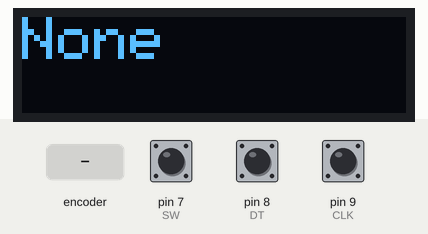
Bench run of a sketch on a simulated Arduino Uno, built with avr-gcc and run on an emulated ATmega328P. Shown: 128×32 one-colour display. The test bench sets the inputs (shaded band); at power-on: pin 7 (SW) HIGH, pin 8 (DT) HIGH, pin 9 (CLK) HIGH. The display library's start-up logo is not drawn; what the sketch prints to the serial monitor is not drawn.

Above: at 2.2 s.
2.3 s: rotary encoder on pin 9 (CLK) / pin 8 (DT) turned 3 steps (first pin leading)
At 2.37 s:
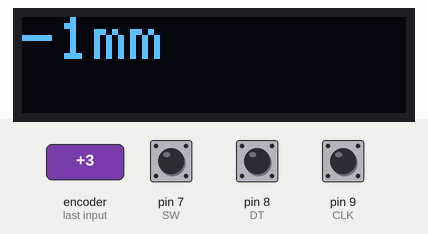
4.4 s: rotary encoder on pin 9 (CLK) / pin 8 (DT) turned 2 steps (second pin leading)
At 4.5 s:
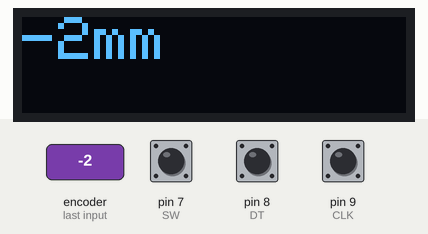
Timing chart, 0 to 7.4 s (numbered marks = the images above; inputs shaded):
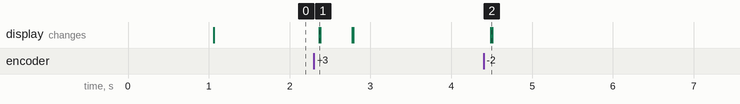

The sketch:

counter.ino
```cpp
#include <SPI.h>
#include <Wire.h>
#include <Adafruit_GFX.h>
#include <Adafruit_SSD1306.h>

// Rotary Encoder Inputs

#define CLK 9
#define DT 8
#define SW 7


Adafruit_SSD1306 display = Adafruit_SSD1306(128, 32, &Wire);

int counter = 0;
int currentStateCLK;
int lastStateCLK;
String currentDir ="";
unsigned long lastButtonPress = 0;
class WRITE {
  public:

    void printInt(int x){
      int i = x;
      display.println(String(i));
      display.display();
    }

    void clear(){
      display.clearDisplay();
      display.setCursor(0, 0);
    }

    void printStr(String x){
      String s = x;
      display.println(s);
      display.display();
    }
  private:
};

WRITE D;

void setup() {

	// Set encoder pins as inputs
	pinMode(CLK,INPUT);
	pinMode(DT,INPUT);
	pinMode(SW, INPUT_PULLUP);

	// Setup Serial Monitor
	Serial.begin(9600);
  Serial.println("OLED intialized");
  display.begin(SSD1306_SWITCHCAPVCC, 0x3C); // Address 0x3C for 128x32

  display.display();
  delay(1000);

  // Clear the buffer.
  D.clear();

  display.setTextSize(2);
  display.setTextColor(WHITE);

	// Read the initial state of CLK
	lastStateCLK = digitalRead(CLK);
}

void loop() {

	// Read the current state of CLK
	currentStateCLK = digitalRead(CLK);

	// If last and current state of CLK are different, then pulse occurred
	// React to only 1 state change to avoid double count
	if (currentStateCLK != lastStateCLK  && currentStateCLK == 1){

		// If the DT state is different than the CLK state then
		// the encoder is rotating CCW so decrement
		if (digitalRead(DT) != currentStateCLK) {
			counter --;
			currentDir ="CCW";
		} else {
			// Encoder is rotating CW so increment
			counter ++;
			currentDir ="CW";
		}

    D.clear();

		Serial.print("Direction: ");
		Serial.print(currentDir);
		Serial.print(" | Counter: ");
		Serial.println(counter);

    D.printStr(String(counter) + "mm");
	}

	// Remember last CLK state
	lastStateCLK = currentStateCLK;

	// Read the button state
	int btnState = digitalRead(SW);

	//If we detect LOW signal, button is pressed
	if (btnState == LOW) {
		//if 50ms have passed since last LOW pulse, it means that the
		//button has been pressed, released and pressed again
		if (millis() - lastButtonPress > 50) {
			Serial.println("Button pressed!");
      counter = 0;
      ;

		}

		// Remember last button press event
		lastButtonPress = millis();
	}

  if (counter <= 0) {
    D.clear();
    D.printStr("None");
  }

	// Put in a slight delay to help debounce the reading
	delay(1);
}
```

Measured:
- after the input at 2.3 s, the display: changes after 0.06 s (image 1)
- after the input at 4.4 s, the display: changes after 0.09 s (image 2)
